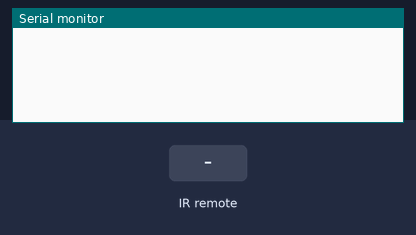
A sketch run on a simulated Arduino Uno, built with avr-gcc and run on an emulated ATmega328P. Shown: the last lines printed to the serial monitor. The inputs (shaded band) are chosen by the test bench.

Above: at 1.2 s.
1.3 s: infrared code 0xFF30CF received
At 2.0 s:
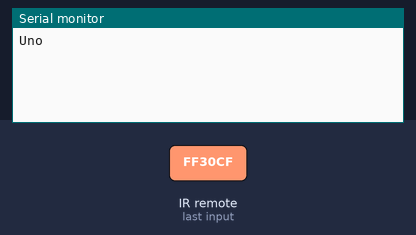
2.8 s: infrared code 0xFF18E7 received
At 3.2 s:
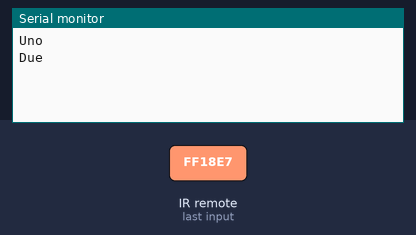
4.3 s: infrared code 0xFF7A85 received
At 5.5 s:
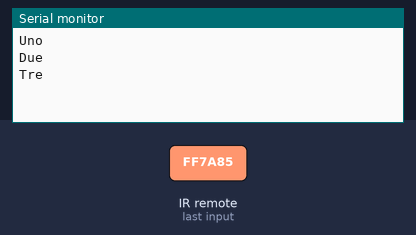
5.8 s: infrared code 0xFF10EF received
At 6.7 s:
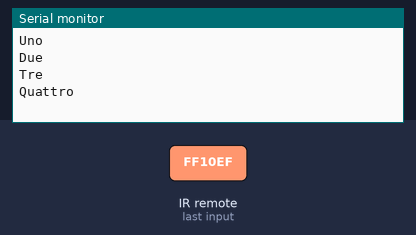
7.3 s: infrared code 0xFF38C7 received
At 7.8 s:
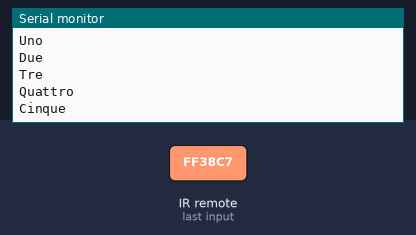
8.8 s: infrared code 0xFF5AA5 received
At 10.2 s:
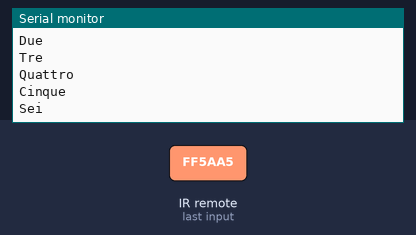

The sketch:

IR_reading_mapped.ino
```cpp
// Remote infrared control
// http://www.instructables.com/id/Arduino-Infrared-Remote-tutorial/

// Requires library: https://github.com/shirriff/Arduino-IRremote
// Numbers 1->6 mapped with a switch construct
//
// Warning: DO NOT coonect the IR sensor to the Arduino without
// the PCB module

#include <IRremote.h>
#include <IRremoteInt.h>

int RECV_PIN = 11;
IRrecv irrecv(RECV_PIN);
decode_results results;

void setup()
{
  Serial.begin(9600);
  irrecv.enableIRIn(); // Start the receiver
}

void loop()
{
  if (irrecv.decode(&results))
  {
    switch (results.value) {
    case 0xFF30CF:
      Serial.println("Uno");
      break;
    case 0xFF18E7:
      Serial.println("Due");
      break;
    case 0xFF7A85:
      Serial.println("Tre");
      break;
    case 0xFF10EF:
      Serial.println("Quattro");
      break;
    case 0xFF38C7:
      Serial.println("Cinque");
      break;
    case 0xFF5AA5:
      Serial.println("Sei");
      break;
    case 0xFFFFFFFF:
      Serial.println("Repeat");
    }
    //Serial.println(results.value, HEX); // Debug: show value
    irrecv.resume(); // Receive the next value

  }
}
```

Measured:
- after the input at 1.3 s, the serial monitor: prints a new line at once (image 1)
- after the input at 2.8 s, the serial monitor: prints a new line at once (image 2)
- after the input at 4.3 s, the serial monitor: prints a new line at once (image 3)
- after the input at 5.8 s, the serial monitor: prints a new line at once (image 4)
- after the input at 7.3 s, the serial monitor: prints a new line at once (image 5)
- after the input at 8.8 s, the serial monitor: prints a new line at once (image 6)
